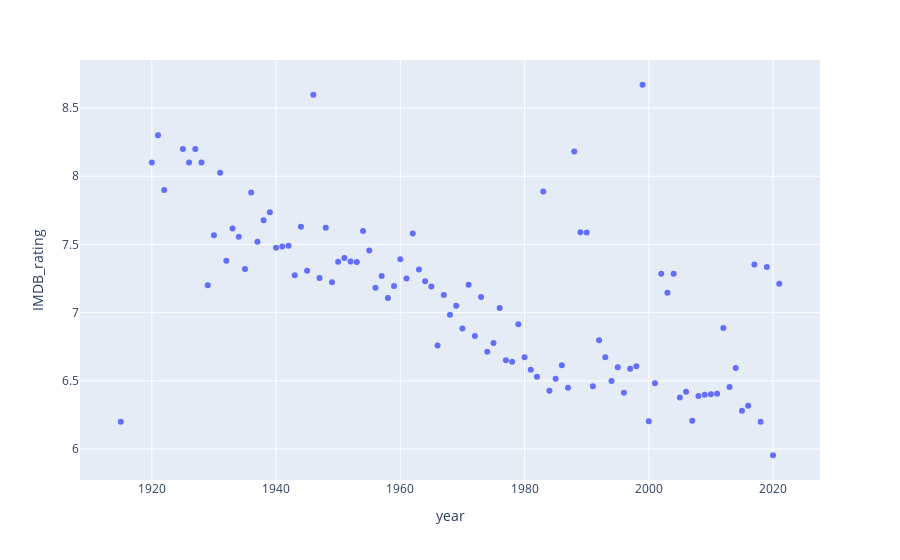

Notebook code for this chart:
### Code cell
graph_df = new_df.groupby('year').mean().reset_index()

graph_df.head()

px.scatter(graph_df, x = "year", y = "IMDB_rating")
